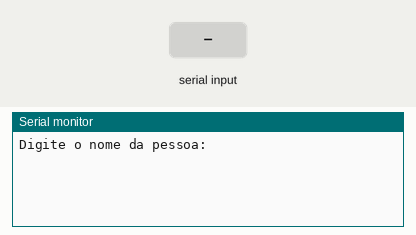
A sketch run on a simulated Arduino Uno, built with avr-gcc and run on an emulated ATmega328P. Parts: the last lines printed to the serial monitor. Inputs (shaded band) come from the test bench.

Above: at 1.2 s.
1.3 s: "90,45\n" received over Serial
At 2.2 s:
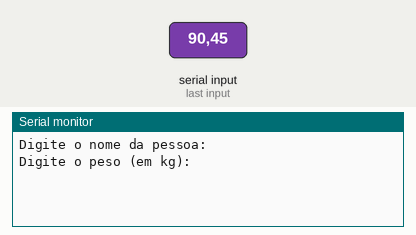
2.8 s: "30,150\n" received over Serial
At 3.9 s:
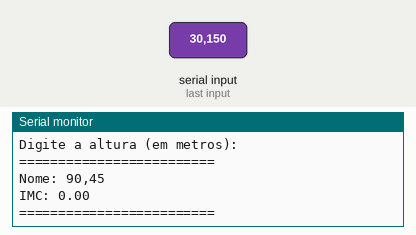

The sketch:

lpmb_ex041.ino
```cpp
String nome = "";
float peso = 0;
float altura = 0;
float imc = 0;
int etapa = 0;

void setup() {
  Serial.begin(9600);
  Serial.println("Digite o nome da pessoa:");
}

void loop() {
  if (Serial.available()) {
    if (etapa == 0) {
      nome = Serial.readStringUntil('\n');
      nome.trim();
      Serial.println("Digite o peso (em kg):");
      etapa = 1;
    }
    else if (etapa == 1) {
      peso = Serial.parseFloat();
      Serial.println("Digite a altura (em metros):");
      etapa = 2;
    }
    else if (etapa == 2) {
      altura = Serial.parseFloat();

      // Cálculo do IMC
      imc = peso / (altura * altura);

      // Exibição do resultado
      Serial.println("=========================");
      Serial.print("Nome: ");
      Serial.println(nome);
      Serial.print("IMC: ");
      Serial.println(imc, 2); // mostra com 2 casas decimais
      Serial.println("=========================");

      // Para o loop
      while (true) {}
    }
  }
}
```

Measured:
- after the input at 1.3 s, the serial monitor: prints a new line at once (image 1)
- after the input at 2.8 s, the serial monitor: prints a new line at once (image 2)
